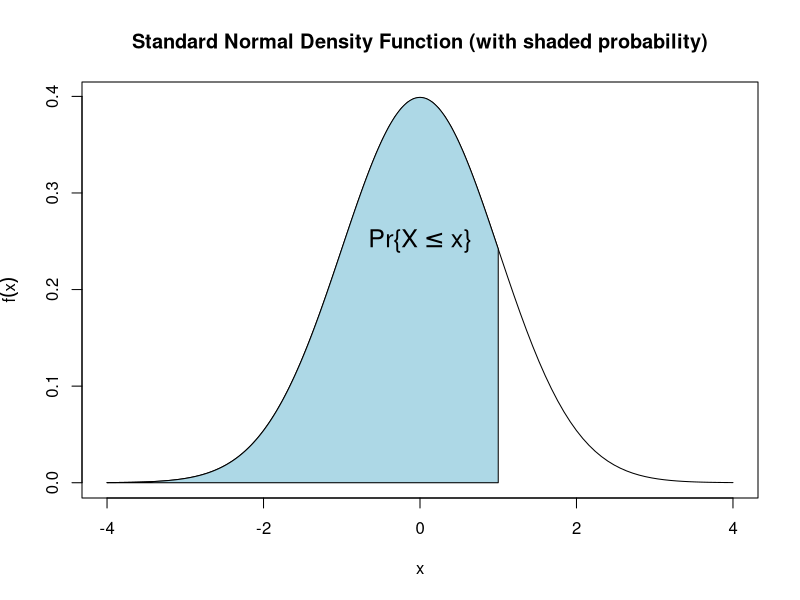
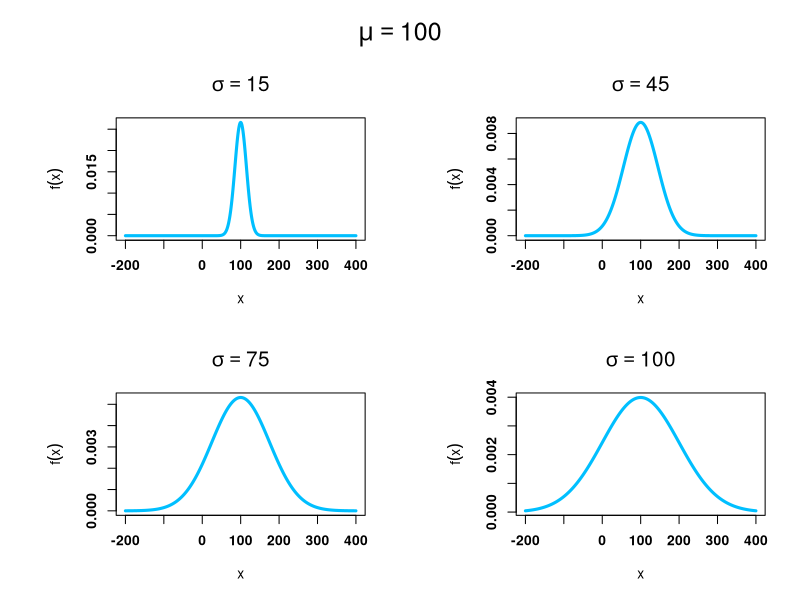
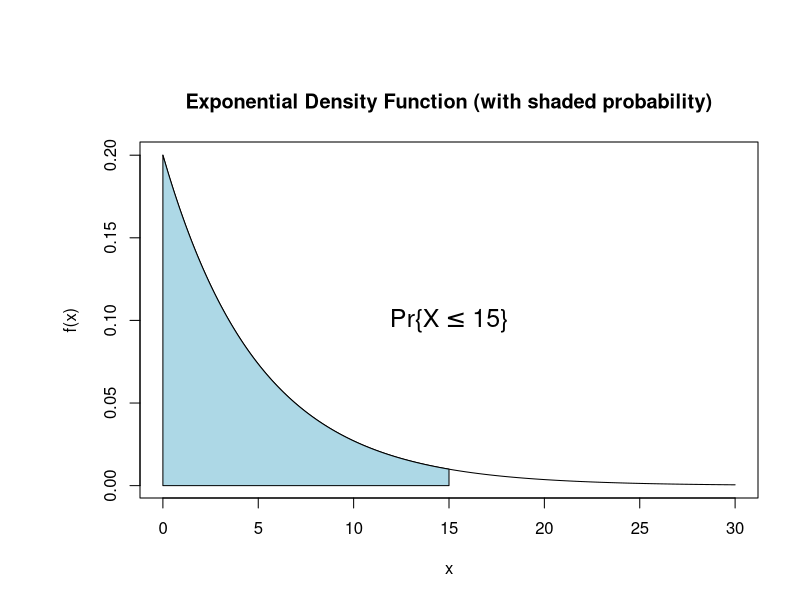
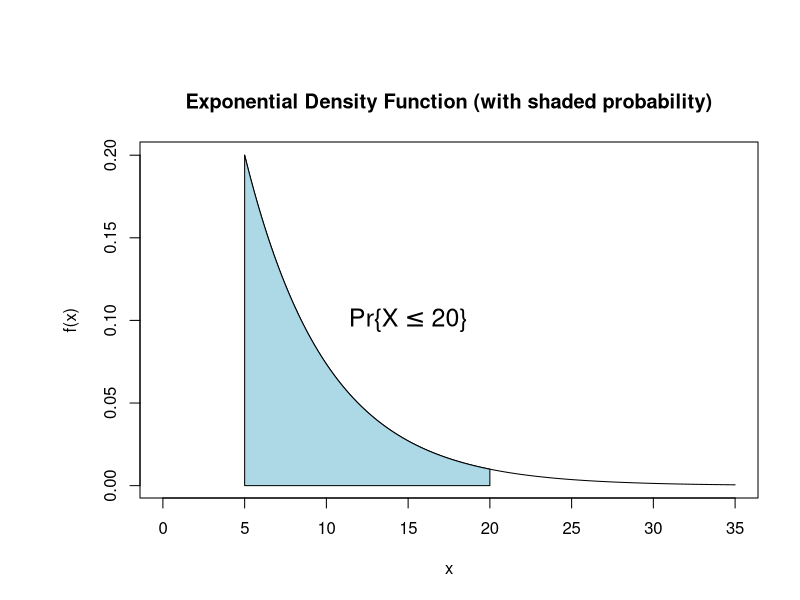
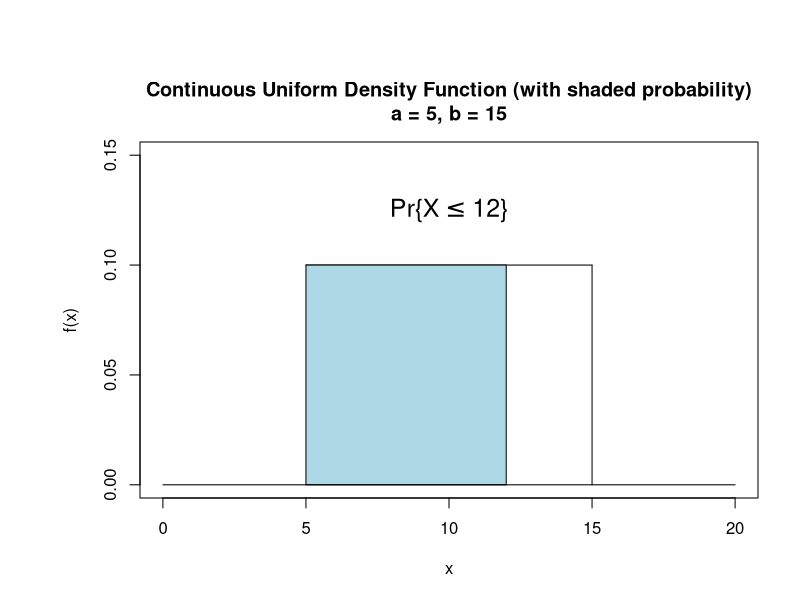

Reproduce these figures in R, in order.
## ---- chunk 1
knitr::opts_chunk$set(echo = TRUE)
## ---- chunk 2
cord.x <- c(-4,seq(-4,1,0.01), 1) 
cord.y <- c(0,dnorm(seq(-4,1,0.01)),0) 
curve(dnorm(x,0,1),
      xlim=c(-4,4),
      ylab=expression(f(x)),
      main='Standard Normal Density Function (with shaded probability)') 
polygon(cord.x,cord.y,col='lightblue')
text(0,.25,cex=1.5,expression(paste("Pr{",X <= x,"}")))

## ---- chunk 3
# 3 normal density functions, same mean
margins<-par("mar")
newmargins<-margins
newmargins[c(3,4)]<-1.1

margins[3]<-4.1
margins[2]<-7
par(mfrow=c(2,2),mar=margins,oma=c(0,0,3,0))

mu<-100
x<-seq(-200,400,1)
for( sigma in c(15,45,75,100) )
{
  plot(x,dnorm(x,mu,sigma),
       col="deepskyblue", 
       main=bquote(sigma == .(sigma)),
       type="l", 
       lwd=3,
       cex.main=1.5,
       font=2,
       ylab=expression(f(x))
  )
}


#ylab=expression(frac(1,sqrt(2*sigma^2*pi))*e^-frac((x-mu)^2,2*sigma^2))

mtext(bquote(mu==.(mu)), side=3,line=0,
      outer = TRUE, cex=1.5)
par(mfrow=c(1,1))

margins<-par("mar")
margins[3]<-4.1
margins[2]<-5.1

## ---- chunk 4
mu = 14.52
sigma = 0.11

alpha = 0.95

alphalow = (1 - 0.95) / 2
alphahigh = 1 - alphalow

lb = qnorm(alphalow, mu, sigma)
ub = qnorm(alphahigh, mu, sigma)

specmid = 14.5
specrange = 0.5
speclow = specmid - specrange / 2
spechigh = specmid + specrange / 2
## ---- chunk 5
mu = 14.52
sigma = 0.11

alpha = c(0.95, 0.98, 0.99)
loweralpha = (1 - alpha) / 2
upperalpha = 1 - loweralpha

lower = qnorm(loweralpha, mu, sigma)
upper = qnorm(upperalpha, mu, sigma)

data.frame(alpha, lower, upper)

## ---- chunk 6
mid = 14.5
range = 0.5

probbelow = pnorm(mid - range / 2, mu, sigma)
probabove = pnorm(mid + range / 2, mu, sigma)

alpha = probabove - probbelow
cat('confidence: ', alpha)

loweralpha = 1 - pnorm(mid - range / 2, mu, sigma)
upperalpha = 1 - (1 - pnorm(mid + range / 2, mu, sigma))

## ---- chunk 7
cord.x <- c(0,seq(0, 15, 0.01), 15) 
cord.y <- c(0, dexp(seq(0, 15, 0.01),1/5), 0)
curve(dexp(x,1/5),0,30,
      xlim=c(0,30),
      ylab='f(x)',
      main='Exponential Density Function (with shaded probability)') 
polygon(cord.x,cord.y,col='lightblue')
text(15,.10,cex=1.5,expression(paste("Pr{",X <= 15,"}")))
## ---- chunk 8
lambda<-25
## ---- chunk 9

tlambda<-30 / 3600
lambdasecs<-25 / 3600
ple30<-pexp(30, lambdasecs)
## ---- chunk 10
tlambda<-30 / 3600
pexp(tlambda, 25)

## ---- chunk 11
lambdasecs<-25/3600
x<-30

pexp(x, lambdasecs)
## ---- chunk 12
a<-5
lambda<-1/5

cord.x <- c(a,seq(a, 20, 0.01), 20) 
cord.y <- c(0, dexp(seq(a, 20, 0.01) - a, lambda), 0)

curve(dexp(x - a, lambda),a,35,
      xlim=c(0,35),
      ylab='f(x)',
      main='Exponential Density Function (with shaded probability)') 
polygon(cord.x,cord.y,col='lightblue')
text(15,.10,cex=1.5,expression(paste("Pr{",X <= 20,"}")))
## ---- chunk 13
a<-5
lambda<-1/5

# calculate Pr{X <= 20}

pexp(20-a, lambda)

## ---- chunk 14
a + qexp(0.95, lambda)
## ---- chunk 15
a<-5
b<-15
cord.x <- c(5,seq(5, 12, 0.01), 12) 
cord.y <- c(0, dunif(seq(5, 12, 0.01),a, b), 0)
curve(dunif(x,a, b),5,15,
      xlim=c(0,20),
      ylim=c(0,0.15),
      ylab='f(x)',
      main='Continuous Uniform Density Function (with shaded probability)\na = 5, b = 15') 

polygon(cord.x,cord.y,col='lightblue', border="black")
lines(c(0,20),c(0,0))
lines(c(15,15),c(0,dunif(10,a,b)))
text(10,.125,cex=1.5,expression(paste("Pr{",X <= 12,"}")))

## ---- chunk 16
a<-10
b<-10.33

mu<-(a + b) / 2
cat("mu: ", mu, "\n")
sigma<-sqrt((b-a)^2 / 12)
cat("sigma: ", sigma, "\n")


## ---- chunk 17
alpha<-0.95
a + (b-a)*(1-alpha)
